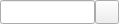
<?xml version="1.0" encoding="UTF-8"?>
<ui version="4.0">
 <author>R, Reucher</author>
 <class>DirectoryEditWidget</class>
 <widget class="QWidget" name="DirectoryEditWidget">
  <property name="geometry">
   <rect>
    <x>0</x>
    <y>0</y>
    <width>119</width>
    <height>24</height>
   </rect>
  </property>
  <layout class="QGridLayout" name="gridLayout_2">
   <property name="margin">
    <number>0</number>
   </property>
   <property name="spacing">
    <number>0</number>
   </property>
   <item row="0" column="0">
    <widget class="QFrame" name="frame">
     <property name="autoFillBackground">
      <bool>true</bool>
     </property>
     <property name="frameShape">
      <enum>QFrame::NoFrame</enum>
     </property>
     <property name="frameShadow">
      <enum>QFrame::Plain</enum>
     </property>
     <layout class="QGridLayout" name="gridLayout">
      <property name="margin">
       <number>0</number>
      </property>
      <property name="spacing">
       <number>0</number>
      </property>
      <item row="0" column="0">
       <widget class="QLineEdit" name="lineEditDirectory">
        <property name="sizePolicy">
         <sizepolicy hsizetype="Expanding" vsizetype="Minimum">
          <horstretch>0</horstretch>
          <verstretch>0</verstretch>
         </sizepolicy>
        </property>
       </widget>
      </item>
      <item row="0" column="1">
       <widget class="QToolButton" name="toolButtonBrowse">
        <property name="sizePolicy">
         <sizepolicy hsizetype="Fixed" vsizetype="Minimum">
          <horstretch>0</horstretch>
          <verstretch>0</verstretch>
         </sizepolicy>
        </property>
        <property name="icon">
         <iconset resource="../qmc2.qrc">
          <normaloff>:/data/img/fileopen.png</normaloff>:/data/img/fileopen.png</iconset>
        </property>
       </widget>
      </item>
     </layout>
    </widget>
   </item>
  </layout>
 </widget>
 <layoutdefault spacing="6" margin="6"/>
 <resources>
  <include location="../qmc2.qrc"/>
 </resources>
 <connections/>
</ui>
